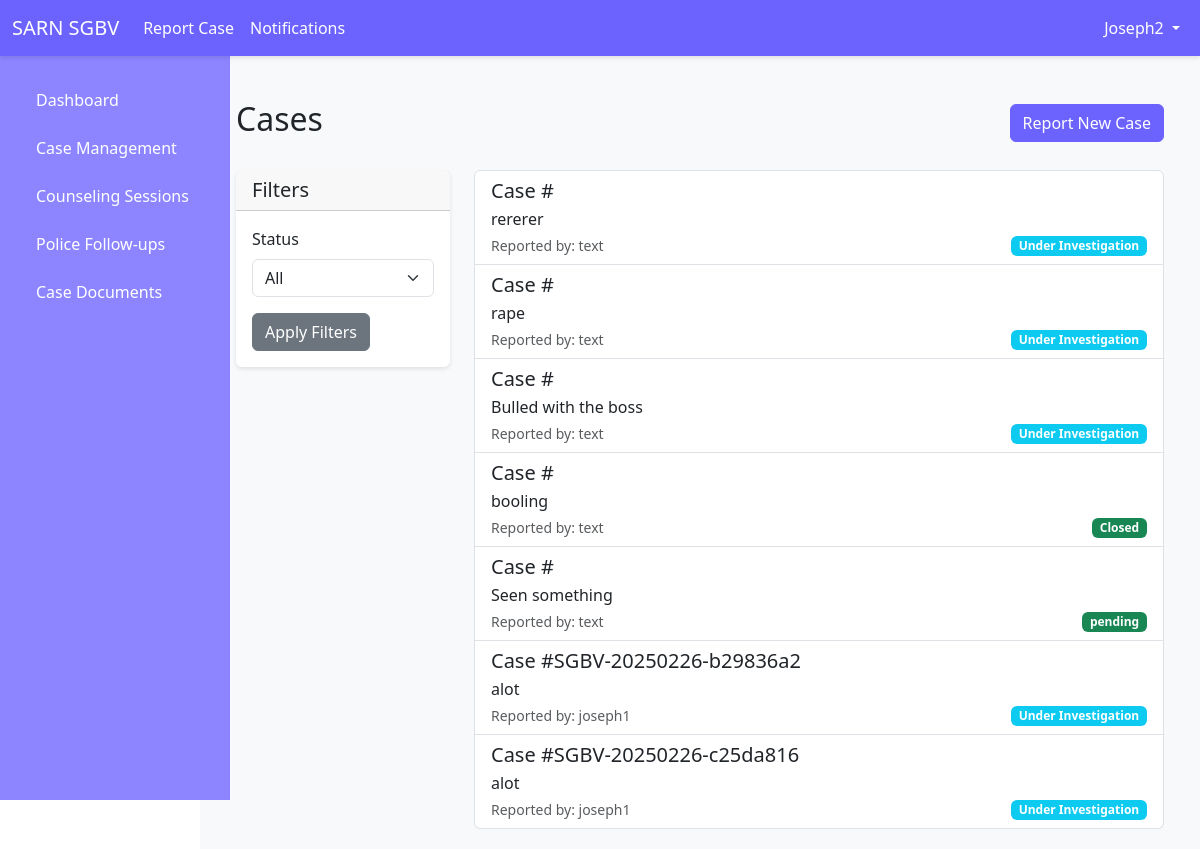
The app's page /cases/ (signed in) with its own data.
### users/models.py (models this page shows)
class User(AbstractUser):
    ROLE_CHOICES = [
        ('survivor', 'Survivor'),
        ('officer', 'SGBV Officer'),
        ('law_enforcement', 'Law Enforcement'),
        ('medical_officer', 'Medical Officer'),
    ]
    role = models.CharField(max_length=20, choices=ROLE_CHOICES, default='survivor')
    phone = models.CharField(max_length=15, blank=True, null=True)
    address = models.TextField(blank=True, null=True)
    groups = models.ManyToManyField(Group, related_name="custom_user_groups", blank=True)
    user_permissions = models.ManyToManyField(Permission, related_name="custom_user_permissions", blank=True)

### cases/models.py (models this page shows, shortened)
class Case(models.Model):
    INCIDENT_TYPE_CHOICES = (
        ('physical', 'Physical Violence'),
        ('sexual', 'Sexual Violence'),
        ('emotional', 'Emotional/Psychological Violence'),
        ('economic', 'Economic Violence'),
        ('other', 'Other'),
    )
    STATUS_CHOICES = (
        ('reported', 'Reported'),
        ('under_investigation', 'Under Investigation'),
        ('medical_examination', 'Medical Examination'),
        ('legal_proceedings', 'Legal Proceedings'),
        ('closed', 'Closed'),
    )
    survivor = models.ForeignKey(User, on_delete=models.PROTECT, related_name='reported_incidents')
    incident_type = models.CharField(max_length=20, choices=INCIDENT_TYPE_CHOICES)
    incident_date = models.DateTimeField()
    incident_location = models.CharField(max_length=255)
    description = models.TextField()
    perpetrator_name = models.CharField(max_length=255, blank=True, null=True)
    perpetrator_details = models.TextField(blank=True, null=True)
    case_number = models.CharField(max_length=50)
    status = models.CharField(max_length=25, choices=STATUS_CHOICES, default='reported')
    report_date = models.DateTimeField(auto_now_add=True)
    assigned_officer = models.ForeignKey(
        User,
        on_delete=models.SET_NULL,
        null=True,
        blank=True,
        related_name='assigned_cases',
        limit_choices_to={'role': 'law_enforcement'}
    )
    created_at = models.DateTimeField(auto_now_add=True)
    updated_at = models.DateTimeField(auto_now=True)

### cases/views.py (the view)
# urls.py: path('cases/', case_list, name='case_list'),
@login_required
def case_list(request):
    if request.user.role == "officer":
        cases = Case.objects.all()
    elif request.user.role == "law_enforcement":
        cases = Case.objects.filter(assigned_officer=request.user)
    else:
        cases = Case.objects.filter(survivor=request.user)
    status_filter = request.GET.get('status')
    if status_filter:
        cases = cases.filter(status=status_filter)
    paginator = Paginator(cases, 10)  # Show 10 cases per page
    page_number = request.GET.get('page')
    page_obj = paginator.get_page(page_number)
    context = {
        'cases': page_obj,
        'status_choices': Case.STATUS_CHOICES,
        'is_paginated': page_obj.has_other_pages(),
        'page_obj': page_obj,
    }
    return render(request, 'cases/case_list.html', context)

### cases/templates/cases/case_list.html (shortened to what this page needs)
{% extends 'base.html' %}
{% block content %}
<div class="container mt-4">
    <div class="d-flex justify-content-between align-items-center mb-4">
        <h2>Cases</h2>
        {% if user.is_authenticated %}
        <a href="{% url 'report_case' %}" class="btn btn-primary">Report New Case</a>
        {% endif %}
    </div>
    <div class="row">
        <div class="col-md-3">
            <div class="card mb-4">
                <div class="card-header">
                    <h5 class="mb-0">Filters</h5>
                </div>
                <div class="card-body">
                    <form method="get">
                        <div class="mb-3">
                            <label class="form-label">Status</label>
                            <select name="status" class="form-select">
                                <option value="">All</option>
                            </select>
                        </div>
                        <button type="submit" class="btn btn-secondary">Apply Filters</button>
                    </form>
                </div>
            </div>
        </div>
        <div class="col-md-9">
            {% if cases %}
            <div class="list-group">
                {% for case in cases %}
                <a href="{% url 'case_detail' case.id %}" class="list-group-item list-group-item-action">
                    <div class="d-flex w-100 justify-content-between">
                        <h5 class="mb-1">Case #{{ case.case_number }}</h5>
                    </div>
                    <p class="mb-1">{{ case.description|truncatewords:30 }}</p>
                    <div class="d-flex justify-content-between align-items-center">
                        <small class="text-muted">Reported by: {{ case.survivor.get_username }}</small>
                        <span class="badge {% if case.status == 'reported' %}bg-warning{% elif case.status == 'under_investigation' %}bg-info{% else %}bg-success{% endif %}">
                            {{ case.get_status_display }}
                        </span>
                    </div>
                </a>
                {% endfor %}
            </div>
            {% else %}
            <div class="alert alert-info">No cases found.</div>
            {% endif %}
        </div>
    </div>
</div>
{% endblock %}

### templates/base.html (shortened to what this page needs)
<!DOCTYPE html>
<html lang="en">
<head>
    <link href="https://cdn.jsdelivr.net/npm/bootstrap@5.3.0/dist/css/bootstrap.min.css" rel="stylesheet">
</head>
<body>
    <nav class="navbar navbar-expand-lg">
        <div class="container-fluid">
            <a class="navbar-brand" href="{% url 'dashboard' %}">SARN SGBV</a>
            <div class="collapse navbar-collapse" id="navbarNav">
                <ul class="navbar-nav me-auto">
                    {% if user.is_authenticated %}
                        <li class="nav-item">
                            <a class="nav-link" href="{% url 'report_case' %}">Report Case</a>
                        </li>
                        <li class="nav-item">
                            <a class="nav-link" href="{% url 'notifications_list' %}">
                                Notifications
                            </a>
                        </li>
                    {% endif %}
                </ul>
                <ul class="navbar-nav">
                    {% if user.is_authenticated %}
                        <li class="nav-item dropdown">
                            <a class="nav-link dropdown-toggle" href="#" id="userDropdown" role="button" data-bs-toggle="dropdown">
                                {{ user.username }}
                            </a>
                        </li>
                    {% else %}
                        <li class="nav-item">
                            <a class="nav-link" href="{% url 'login' %}">Login</a>
                        </li>
                    {% endif %}
                </ul>
            </div>
        </div>
    </nav>
    <div class="container-fluid">
        <div class="row">
            {% if user.is_authenticated %}
            <div class="col-md-3 col-lg-2 d-md-block sidebar collapse">
                <div class="position-sticky">
                    <ul class="nav flex-column">
                        <li class="nav-item">
                            <a class="nav-link" href="{% url 'dashboard' %}">
                                Dashboard
                            </a>
                        </li>
                        {% if user.role in "officer law_enforcement" %}
                        <li class="nav-item">
                            <a class="nav-link" href="{% url 'case_list' %}">
                                Case Management
                            </a>
                        </li>
                        {% endif %}
                        {% if user.role != "law_enforcement" %}
                        <li class="nav-item">
                            <a class="nav-link" href="{% url 'counseling_sessions' %}">
                                Counseling Sessions
                            </a>
                        </li>
                        {% endif %}
                        {% if user.role == "officer" %}
                        <li class="nav-item">
                            <a class="nav-link" href="{% url 'police_followups' %}">
                                Police Follow-ups
                            </a>
                        </li>
                        {% endif %}
                        <li class="nav-item">
                            <a class="nav-link" href="{% url 'case_documents' %}">
                                Case Documents
                            </a>
                        </li>
                    </ul>
                </div>
            </div>
            <main class="col-md-9 ms-sm-auto col-lg-10 px-md-4 main-content">
            {% else %}
            <main class="col-12 px-4 main-content">
            {% endif %}
                {% block content %}
                {% endblock %}
            </main>
        </div>
    </div>
</body>
</html>

### templates/base.html (style rules this page uses)
:root { --primary-color: #6c63ff; --primary-light: #8c85ff; --primary-dark: #5a52cc; --primary-fade: rgba(108, 99, 255, 0.1); }
.navbar { background-color: var(--primary-color); box-shadow: 0 2px 4px rgba(0, 0, 0, 0.1); position: fixed; top: 0; left: 0; right: 0; z-index: 1000; height: 56px; }
.navbar-brand, .nav-link { color: white !important; }
.sidebar { background-color: var(--primary-light); border-right: 1px solid var(--primary-fade); height: calc(100vh - 56px); position: fixed; top: 56px; left: 0; width: 230px; overflow-y: auto; padding: 20px; z-index: 999; }
.sidebar .nav-link { color: #333; padding: 8px 16px; margin: 4px 0; border-radius: 4px; }
.main-content { margin-top: 56px; margin-left: 250px; padding: 20px; background-color: #f8f9fa; min-height: calc(100vh - 56px); }
.btn-primary { background-color: var(--primary-color); border-color: var(--primary-color); }
.card { border: none; box-shadow: 0 2px 4px rgba(0, 0, 0, 0.1); transition: transform 0.2s; }

### records on screen
User: username "Joseph2"
Case: description "rererer", survivor.get_username "text", status "Under Investigation"
Case: description "rape", survivor.get_username "text", status "Under Investigation"
Case: description "Bulled with the boss", survivor.get_username "text", status "Under Investigation"
Case: description "booling", survivor.get_username "text", status "Closed"
Case: description "Seen something", survivor.get_username "text", status "pending"
Case: case_number "SGBV-20250226-b29836a2", description "alot", survivor.get_username "joseph1", status "Under Investigation"
Case: case_number "SGBV-20250226-c25da816", description "alot", survivor.get_username "joseph1", status "Under Investigation"
